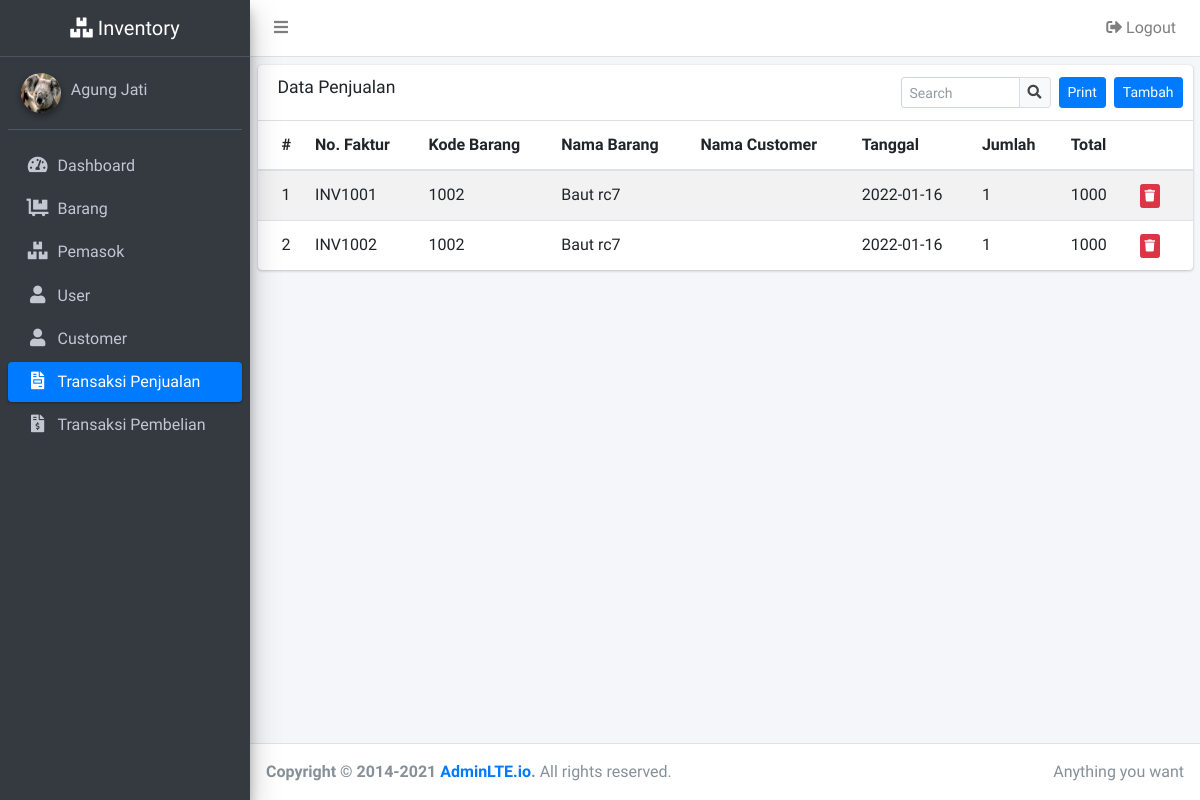
Page /transaksi-penjualan.php (signed in) on the earlier database version.
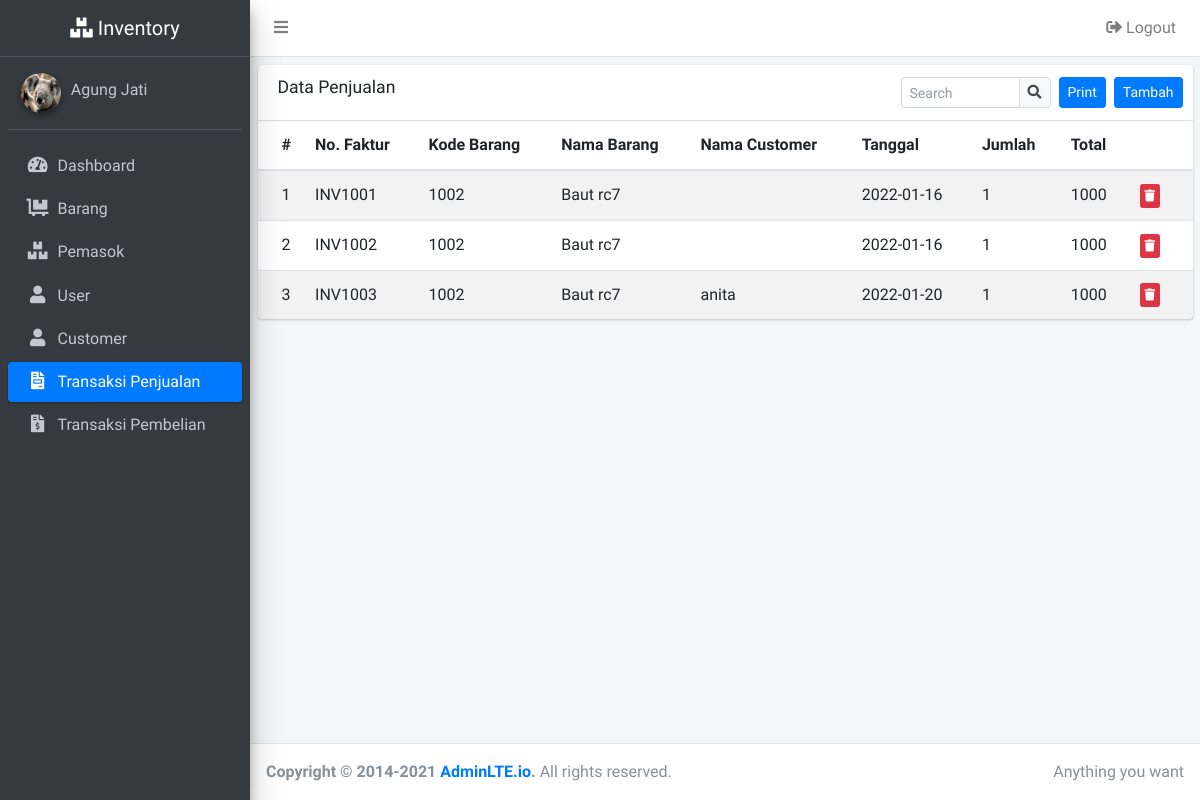
Same page on the later database version.
### tables this page shows
CREATE TABLE `transaksi_penjualan` (
  `id` int(11) NOT NULL,
  `no_faktur` varchar(50) NOT NULL,
  `kode_barang` varchar(50) NOT NULL,
  `customer_id` int(11) NOT NULL,
  `tgl_transaksi` date NOT NULL,
  `jumlah_jual` int(11) NOT NULL,
  `jumlah_harga` double NOT NULL
);

CREATE TABLE `barang` (
  `id` int(11) NOT NULL,
  `kode_barang` varchar(50) NOT NULL,
  `id_pemasok` int(11) NOT NULL,
  `nama_barang` varchar(50) NOT NULL,
  `stok` int(11) NOT NULL,
  `satuan` varchar(30) NOT NULL,
  `harga_barang` double NOT NULL
);

CREATE TABLE `customers` (
  `id` int(11) NOT NULL,
  `name_customer` varchar(50) NOT NULL,
  `no_telpon` varchar(14) DEFAULT NULL,
  `email` varchar(30) DEFAULT NULL,
  `alamat_customer` text DEFAULT NULL
);

### services/config.php (called while the page is built, shortened)
<?php
$con = mysqli_connect("localhost", "root", "", "inventory_2022014");
function query($query)
{
    global $con;
    $result = mysqli_query($con, $query);
    $rows = [];
    while ($row = mysqli_fetch_assoc($result)) {
        $rows[] = $row;
    }
    return $rows;
}

### transaksi-penjualan.php (the view, shortened to what this page needs)
<?php require('header.php'); ?>
<?php require('sidebar.php'); ?>
<?php
$transaksi = [];
if (isset($_POST['cari'])) {
    $keyword = $_POST['keyword'];
    $transaksi = query("SELECT transaksi_penjualan.id, transaksi_penjualan.no_faktur, name_customer, transaksi_penjualan.kode_barang, transaksi_penjualan.tgl_transaksi, barang.nama_barang, jumlah_jual, jumlah_harga
        FROM transaksi_penjualan
        LEFT JOIN barang ON barang.kode_barang = transaksi_penjualan.kode_barang
        LEFT JOIN customers ON customers.id = transaksi_penjualan.customer_id WHERE
        transaksi_penjualan.kode_barang LIKE '%$keyword%' OR
        barang.nama_barang LIKE '%$keyword%' ");
} else {
    $transaksi = query("SELECT transaksi_penjualan.id, transaksi_penjualan.no_faktur, name_customer, transaksi_penjualan.tgl_transaksi, transaksi_penjualan.kode_barang, barang.nama_barang, jumlah_jual, jumlah_harga
                    FROM transaksi_penjualan
                    LEFT JOIN barang ON barang.kode_barang = transaksi_penjualan.kode_barang
                    LEFT JOIN customers ON customers.id = transaksi_penjualan.customer_id");
}
?>
<div class="content-wrapper">
    <div class="container-fluid">
        <div class="row">
            <div class="col-md-12 mt-2">
                <div class="card">
                    <div class="card-header">
                        <h3 class="card-title">Data Penjualan</h3>
                        <form method="POST" class="card-tools d-flex align-items-center">
                            <div class="input-group input-group-sm" style="width: 150px;">
                                <input type="text" name="keyword" class="form-control float-right" placeholder="Search">
                                <div class="input-group-append">
                                    <button type="submit" name="cari" class="btn btn-default">
                                        <i class="fas fa-search"></i>
                                    </button>
                                </div>
                            </div>
                            <a href="javascript:window.print()" onclick="printPage()" class="btn btn-sm btn-primary ml-2">Print</a>
                            <a href="form_transaksi-penjualan.php" class="btn btn-sm btn-primary ml-2">Tambah</a>
                        </form>
                    </div>
                    <div class="card-body p-0">
                        <table class="table table-striped">
                            <thead>
                                <tr>
                                    <th style="width: 10px">#</th>
                                    <th>No. Faktur</th>
                                    <th>Kode Barang</th>
                                    <th>Nama Barang</th>
                                    <th>Nama Customer</th>
                                    <th>Tanggal</th>
                                    <th>Jumlah</th>
                                    <th>Total</th>
                                    <th>&nbsp;</th>
                                </tr>
                            </thead>
                            <tbody>
                                <?php $i = 1; ?>
                                <?php foreach ($transaksi as $data) : ?>
                                    <tr>
                                        <td><?= $i; ?></td>
                                        <td><?= $data['no_faktur'] ?></td>
                                        <td><?= $data['kode_barang'] ?></td>
                                        <td><?= $data['nama_barang'] ?></td>
                                        <td><?= $data['name_customer'] ?></td>
                                        <td><?= $data['tgl_transaksi'] ?></td>
                                        <td><?= $data['jumlah_jual'] ?></td>
                                        <td><?= $data['jumlah_harga'] ?></td>
                                        <td><a href="?hapus=&id=<?= $data['id'] ?>" class="btn btn-danger btn-xs"><i class="fa fa-trash"></i></a></td>
                                    </tr>
                                    <?php $i++; ?>
                                <?php endforeach; ?>
                            </tbody>
                        </table>
                    </div>
                </div>
            </div>
        </div>
    </div>
</div>
<?php require('footer.php'); ?>

### header.php (shortened to what this page needs)
<!DOCTYPE html>
<html lang="en">
<head>
    <link rel="stylesheet" href="plugins/fontawesome-free/css/all.min.css">
    <link rel="stylesheet" href="dist/css/adminlte.min.css">
</head>
<body class="hold-transition sidebar-mini">
    <div class="wrapper">
        <nav class="main-header navbar navbar-expand navbar-white navbar-light">
            <ul class="navbar-nav">
                <li class="nav-item">
                    <a class="nav-link" data-widget="pushmenu" href="#" role="button"><i class="fas fa-bars"></i></a>
                </li>
            </ul>
            <ul class="navbar-nav ml-auto">
                <li class="nav-item">
                    <a class="nav-link" href="logout.php" role="button">
                        <i class="fas fa-sign-out-alt"></i> Logout
                    </a>
                </li>
            </ul>
        </nav>

### sidebar.php
<aside class="main-sidebar sidebar-dark-primary elevation-4">
    <a href="index3.html" class="brand-link">
        <span class="brand-text font-weight-light text-center d-block"><i class="nav-icon fas fa-boxes"></i> Inventory</span>
    </a>
    <div class="sidebar">
        <div class="user-panel mt-3 pb-3 mb-3 d-flex">
            <div class="image">
                <img src="foto/<?= $_SESSION["foto"] ?>" class="img-circle elevation-2" style="width: 40px; height: 40px;" alt="User Image">
            </div>
            <div class="info">
                <a href="#" class="d-block"><?= $_SESSION["full_name"]; ?></a>
            </div>
        </div>
        <nav class="mt-2">
            <ul class="nav nav-pills nav-sidebar flex-column" data-widget="treeview" role="menu" data-accordion="false">
                <li class="nav-item">
                    <a href="index.php" class="nav-link">
                        <i class="nav-icon fas fa-tachometer-alt"></i>
                        <p>Dashboard</p>
                    </a>
                </li>
                <li class="nav-item">
                    <a href="barang.php" class="nav-link">
                        <i class="nav-icon fas fa-dolly-flatbed"></i>
                        <p>Barang</p>
                    </a>
                </li>
                <li class="nav-item">
                    <a href="pemasok.php" class="nav-link">
                        <i class="nav-icon fas fa-boxes"></i>
                        <p>Pemasok</p>
                    </a>
                </li>
                <li class="nav-item">
                    <a href="user.php" class="nav-link">
                        <i class="nav-icon fas fa-user"></i>
                        <p>User</p>
                    </a>
                </li>
                <li class="nav-item">
                    <a href="customer.php" class="nav-link">
                        <i class="nav-icon fas fa-user"></i>
                        <p>Customer</p>
                    </a>
                </li>
                <li class="nav-item">
                    <a href="transaksi-penjualan.php" class="nav-link">
                        <i class="nav-icon fas fa-file-invoice"></i>
                        <p>Transaksi Penjualan</p>
                    </a>
                </li>
                <li class="nav-item">
                    <a href="transaksi-pembelian.php" class="nav-link">
                        <i class="nav-icon fas fa-file-invoice-dollar"></i>
                        <p>Transaksi Pembelian</p>
                    </a>
                </li>
            </ul>
        </nav>
    </div>
</aside>

### footer.php (shortened to what this page needs)
<footer class="main-footer">
    <div class="float-right d-none d-sm-inline">
        Anything you want
    </div>
    <strong>Copyright &copy; 2014-2021 <a href="https://adminlte.io">AdminLTE.io</a>.</strong> All rights reserved.
</footer>
</div>
</body>
</html>

Differences in the rows shown:
added transaksi_penjualan: no_faktur "INV1003", kode_barang "1002", barang.nama_barang "Baut rc7", customer.name_customer "anita", tgl_transaksi "2022-01-20", jumlah_jual "1", jumlah_harga "1000"
